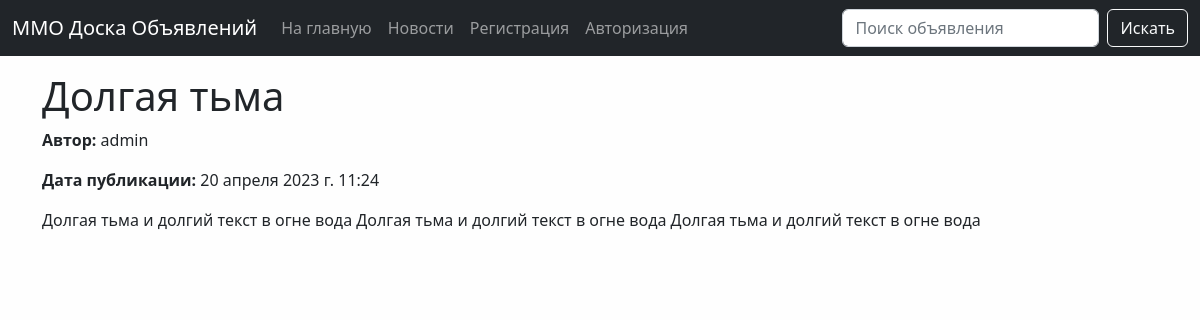
Screenshot of /news/2/ with the database file from the repository.
### board/models.py (models this page shows, shortened)
class News(models.Model):
    title = models.CharField('Новость', max_length=100)
    content = RichTextUploadingField('Содержание')
    created_at = models.DateTimeField(auto_now_add=True)
    author = models.ForeignKey(
        User,
        on_delete=models.CASCADE,
        related_name='news',
        verbose_name='Автор',
    )
    class Meta:
        verbose_name = 'Новость'
        verbose_name_plural = 'Новости'
        ordering = ['-created_at']

### board/views.py (the view)
# urls.py: path('news/<int:pk>/', NewsDetail.as_view(), name='news_detail')
class NewsDetail(DetailView):
    model = News
    template_name = 'board/news_detail.html'
    context_object_name = 'news'

### board/templates/board/news_detail.html (shortened to what this page needs)
{% extends 'base.html' %}
{% block content %}
    <h1>{{ news.title }}</h1>
    <p><b>Автор:</b> {{ news.author }}</p>
    <p><b>Дата публикации:</b> {{ news.created_at }}</p>
    <p>{{ news.content|safe }}</p>
{% endblock %}

### MMORPG_Board/static/css/style.css (style rules this page uses)
body { background-color: #fefefe; }

### rows the page displays
News: title "Долгая тьма", author "admin", created_at "20 апреля 2023 г. 11:24", content "Долгая тьма и долгий текст в огне вода Долгая тьма и долгий текст в огне вода Долгая тьма и долгий текст в огне вода"
